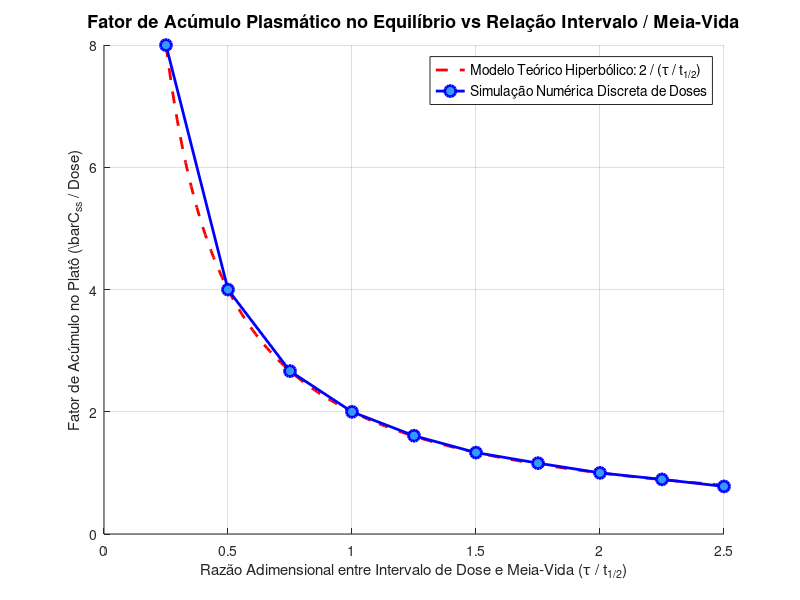

This figure's MATLAB source:
% ==============================================================================
% FARMACOCINÉTICA: ESTUDO PARAMÉTRICO DO ACÚMULO EM FUNÇÃO DA RAZÃO INTERVALO / MEIA-VIDA
% ==============================================================================
%
% 1. O QUE CALCULA:
%    Este script realiza uma varredura paramétrica sistemática para quantificar como
%    a relação entre a frequência de administração (intervalo entre doses, tau)
%    e a velocidade de depuração do organismo (meia-vida de eliminação, t_1/2)
%    governa o acúmulo de fármaco no estado de equilíbrio terapêutico (steady-state).
%
%    Formulação Matemática:
%    - Para cada ponto de ensaio 'k', define-se um intervalo posológico:
%      tau(k) = k * delta_horas
%    - Simula-se a evolução temporal da concentração plasmática sob injeções repetidas
%      em bolus por um período extenso (120 dias) até que o sistema atinja o regime
%      permanente estático.
%    - Calcula-se a média móvel final da concentração no platô (C_plato) e determina-se
%      o Fator de Acúmulo Normalizado pela Dose:
%      Fator_Acumulo = C_plato / Dose
%    - Compara-se a curva de pontos discretos simulados com a relação hiperbólica teórica:
%      Fator_Acumulo_Teorico(r) = 2 / r,  onde r = tau / t_1/2.
%
% 2. O QUE ENTREGA:
%    - Janela gráfica estilizada com a curva do Fator de Acúmulo no Estado Estacionário
%      em função da razão adimensional (Intervalo Posológico / Meia-Vida):
%      * Marcadores circulares com linha conectora para os pontos numéricos simulados.
%      * Curva contínua para o modelo teórico de conservação de massa em regime estacionário.
%    - Tabela comparativa impressa no console com valores simulados, teóricos e desvios.
%
% 3. O QUE PRECISA TER (PRÉ-REQUISITOS E PARÂMETROS):
%    - Dose unitária de referência (mg).
%    - Meia-vida biológica de eliminação plasmática fixada (horas).
%    - Conjunto discreto de intervalos a serem testados na varredura (ex.: de 12h a 120h).
%    - Período de monitoramento longo o suficiente para que t_total >> 5 * t_1/2.
%
% 4. EXEMPLO DE USO E RESULTADO ESPERADO:
%    - Dose = 100 mg, Meia-vida = 48 h (2 dias), Intervalos de 12 h a 120 h (passo de 12 h).
%    - Resultado esperado:
%      Para r = 0.25 (administração muito frequente), acúmulo massivo ≈ 8 vezes a dose.
%      Para r = 1.00 (administração igual à meia-vida), acúmulo de exatamente 2 vezes a dose.
%      Para r = 2.00 (administração a cada duas meias-vidas), acúmulo de 1 vez a dose.
% ==============================================================================

% Limpeza do ambiente de execução
clc;        % Limpa a tela do console de comandos
clear all;  % Remove todas as variáveis ativas do espaço de trabalho (workspace)
close all;  % Fecha todas as janelas de figuras abertas anteriormente

% ==============================================================================
% BLOCO DE PARÂMETROS GERAIS DA SIMULAÇÃO FARMACOCINÉTICA
% ==============================================================================

% Dose única padronizada administrada a cada ciclo posológico
dose_medicamento_administrada_mg = 100.0; % Unidade: miligramas (mg)

% Tempo de meia-vida biológica de eliminação plasmática constante do composto
tempo_meia_vida_eliminacao_horas = 2.0 * 24.0; % 48 horas (meia-vida de 2 dias completos)

% Duração total do monitoramento contínuo para assegurar convergência ao estado de equilíbrio
tempo_total_simulacao_horas = 120.0 * 24.0; % 2880 horas (120 dias, correspondendo a 60 meias-vidas)

% Janela temporal da média móvel para extração do nível médio estável
janela_media_movel_horas = 12.0 * 24.0; % 288 horas (12 dias para suavização do platô)

% Número total de cenários posológicos avaliados na varredura paramétrica
numero_cenarios_posologicos_varredura = 10;

% Incremento de tempo de intervalo a cada cenário avaliado (em horas)
passo_intervalo_administracao_horas = 12.0;

% ==============================================================================
% VALIDAÇÃO DOS PARÂMETROS DA VARREDURA
% ==============================================================================

if dose_medicamento_administrada_mg <= 0.0
    error('A dose unitária administrada deve ser estritamente positiva em mg.');
end
if tempo_meia_vida_eliminacao_horas <= 0.0
    error('O tempo de meia-vida de eliminação plasmática deve ser estritamente positivo em horas.');
end
if numero_cenarios_posologicos_varredura < 1
    error('O número de cenários posológicos avaliados deve ser no mínimo 1.');
end
if passo_intervalo_administracao_horas <= 0.0
    error('O passo de incremento de intervalo deve ser estritamente positivo em horas.');
end
if janela_media_movel_horas <= 0.0 || janela_media_movel_horas >= tempo_total_simulacao_horas
    error('A janela de média móvel deve ser positiva e menor que o tempo total simulado.');
end

% ==============================================================================
% PRÉ-ALOCAÇÃO PRECISA DE VETORES DE RESULTADOS
% ==============================================================================

% Vetor para armazenar a razão adimensional (tau / t_1/2) de cada cenário avaliado
vetor_razao_intervalo_meia_vida = zeros(1, numero_cenarios_posologicos_varredura);

% Vetor para armazenar o fator de acúmulo medido numericamente (C_plato / Dose)
vetor_fator_acumulo_simulado = zeros(1, numero_cenarios_posologicos_varredura);

% Vetor para armazenar a previsão teórica hiperbólica de acúmulo
vetor_fator_acumulo_teorico = zeros(1, numero_cenarios_posologicos_varredura);

% Metade da janela para indexação centralizada
semi_largura_janela_horas = round(janela_media_movel_horas / 2.0);

% Índice final estável onde a concentração média no platô é extraída
indice_amostra_referencia_estavel = tempo_total_simulacao_horas - janela_media_movel_horas;

% ==============================================================================
% LAÇO PRINCIPAL DA VARREDURA PARAMÉTRICA DOS INTERVALOS DE ADMINISTRAÇÃO
% ==============================================================================

for indice_cenario = 1 : numero_cenarios_posologicos_varredura
    
    % Intervalo posológico fixado para o cenário atual
    intervalo_administracao_horas = indice_cenario * passo_intervalo_administracao_horas;
    
    % Reinicialização explícita do vetor de concentração plasmática para o novo ensaio
    vetor_concentracao_plasmatica = zeros(1, tempo_total_simulacao_horas);
    
    % Contador horário interno para disparar as administrações
    contador_horas_intervalo = 0;
    
    % Integração horária do perfil de concentração para o cenário corrente
    for indice_hora_atual = 1 : (tempo_total_simulacao_horas - 1)
        
        % Eliminação fracionária horária de primeira ordem
        perda_metabolica_horaria = (vetor_concentracao_plasmatica(indice_hora_atual) / tempo_meia_vida_eliminacao_horas) / 2.0;
        vetor_concentracao_plasmatica(indice_hora_atual + 1) = vetor_concentracao_plasmatica(indice_hora_atual) - perda_metabolica_horaria;
        
        % Incremento e verificação da injeção de nova dose
        contador_horas_intervalo = contador_horas_intervalo + 1;
        if contador_horas_intervalo == intervalo_administracao_horas
            contador_horas_intervalo = 0;
            vetor_concentracao_plasmatica(indice_hora_atual + 1) = vetor_concentracao_plasmatica(indice_hora_atual + 1) + dose_medicamento_administrada_mg;
        end
    end
    
    % Cálculo da média móvel centralizada na região final do estado de equilíbrio
    vetor_media_movel_concentracao = zeros(1, tempo_total_simulacao_horas);
    for indice_ponto_tempo = (1 + semi_largura_janela_horas) : indice_amostra_referencia_estavel
        inicio_janela = indice_ponto_tempo - semi_largura_janela_horas;
        fim_janela    = indice_ponto_tempo + semi_largura_janela_horas;
        vetor_media_movel_concentracao(indice_ponto_tempo) = mean(vetor_concentracao_plasmatica(inicio_janela : fim_janela));
    end
    
    % Razão adimensional entre intervalo e meia-vida (tau / t_1/2)
    razao_tau_meia_vida = intervalo_administracao_horas / tempo_meia_vida_eliminacao_horas;
    vetor_razao_intervalo_meia_vida(indice_cenario) = razao_tau_meia_vida;
    
    % Concentração média representativa obtida no platô do regime permanente
    concentracao_plato_estacionario = vetor_media_movel_concentracao(indice_amostra_referencia_estavel);
    
    % Fator de acúmulo simulado normalizado pela dose
    vetor_fator_acumulo_simulado(indice_cenario) = concentracao_plato_estacionario / dose_medicamento_administrada_mg;
    
    % Modelo teórico de conservação de massa em regime permanente (Fator = 2 / r)
    vetor_fator_acumulo_teorico(indice_cenario) = 2.0 / razao_tau_meia_vida;
end

% ==============================================================================
% APRESENTAÇÃO DOS RESULTADOS NO CONSOLE
% ==============================================================================

fprintf('\n==============================================================================\n');
fprintf('     FARMACOCINÉTICA: VARREDURA DA RELAÇÃO INTERVALO / MEIA-VIDA vs ACÚMULO   \n');
fprintf('==============================================================================\n');
fprintf('  Dose Padrão: %6.1f mg | Meia-Vida: %6.1f h (%3.1f dias) | Janela Móvel: %6.1f h\n', ...
        dose_medicamento_administrada_mg, tempo_meia_vida_eliminacao_horas, ...
        tempo_meia_vida_eliminacao_horas / 24.0, janela_media_movel_horas);
fprintf('------------------------------------------------------------------------------\n');
fprintf('  Cenário | Intervalo (h) | Razão tau / t_1/2 | Acúmulo Simulado | Acúmulo Teórico\n');
fprintf('------------------------------------------------------------------------------\n');
for indice_cenario = 1 : numero_cenarios_posologicos_varredura
    fprintf('    %2d    |   %5.1f h     |      %6.4f       |     %7.4f x      |    %7.4f x\n', ...
            indice_cenario, ...
            indice_cenario * passo_intervalo_administracao_horas, ...
            vetor_razao_intervalo_meia_vida(indice_cenario), ...
            vetor_fator_acumulo_simulado(indice_cenario), ...
            vetor_fator_acumulo_teorico(indice_cenario));
end
fprintf('==============================================================================\n\n');

% ==============================================================================
% VISUALIZAÇÃO GRÁFICA DA CURVA DE ACÚMULO FARMACOCINÉTICO
% ==============================================================================

% Geração de uma malha fina teórica contínua para comparação visual
razao_teorica_fina = linspace(min(vetor_razao_intervalo_meia_vida), max(vetor_razao_intervalo_meia_vida), 200);
fator_acumulo_teorico_fino = 2.0 ./ razao_teorica_fina;

figura_acumulo = figure(1);
set(figura_acumulo, 'Name', 'Varredura de Acumulo Farmacocinetico');
hold on;

% Curva analítica teórica contínua
plot(razao_teorica_fina, fator_acumulo_teorico_fino, 'r--', 'LineWidth', 2.0);

% Pontos medidos da simulação numérica horária
plot(vetor_razao_intervalo_meia_vida, vetor_fator_acumulo_simulado, ...
     'bo-', 'LineWidth', 2.0, 'MarkerSize', 8, 'MarkerFaceColor', [0.2, 0.6, 1.0]);

grid on;
title('Fator de Acúmulo Plasmático no Equilíbrio vs Relação Intervalo / Meia-Vida', ...
      'FontSize', 13, 'FontWeight', 'bold');
xlabel('Razão Adimensional entre Intervalo de Dose e Meia-Vida (\tau / t_{1/2})', 'FontSize', 11);
ylabel('Fator de Acúmulo no Platô (\bar{C}_{ss} / Dose)', 'FontSize', 11);

identificador_legenda_acumulo = legend('Modelo Teórico Hiperbólico: 2 / (\tau / t_{1/2})', ...
                                      'Simulação Numérica Discreta de Doses', ...
                                      'Location', 'northeast');
set(identificador_legenda_acumulo, 'FontSize', 10);
hold off;
